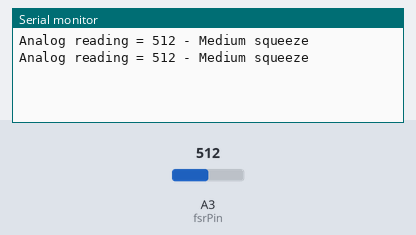
This sketch was run on a simulated Arduino Uno, built with avr-gcc and run on an emulated ATmega328P. Shown: the last lines printed to the serial monitor. The inputs (shaded band) are chosen by the test bench; at power-on: A3 (fsrPin) = 512.

Above: at 1.8 s.
1.9 s: A3 (fsrPin) set to 490
At 2.8 s:
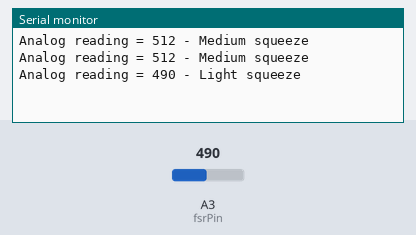
4.5 s: A3 (fsrPin) set to 190
At 5.4 s:
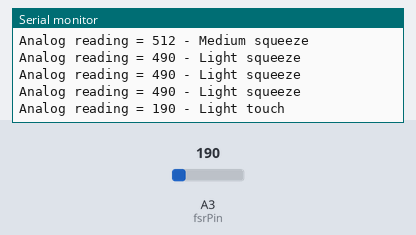
7.5 s: A3 (fsrPin) set to 0
At 8.8 s:
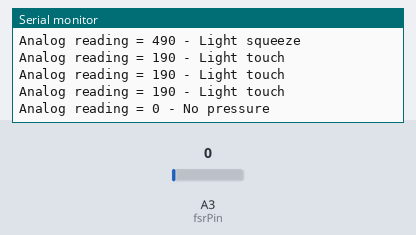
10.5 s: A3 (fsrPin) set to 810
At 11.8 s:
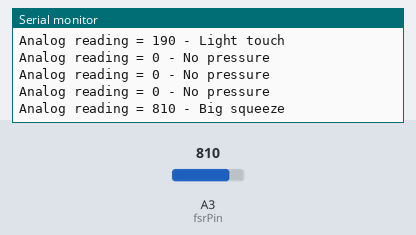

The sketch:

press.ino
```cpp
int fsrPin = 3;     // A0 接口
int fsrReading;
void setup(void) {
  Serial.begin(9600);
}
void loop(void) {
  fsrReading = analogRead(fsrPin);
  Serial.print("Analog reading = ");
  Serial.print(fsrReading);
  if (fsrReading < 10) {
    Serial.println(" - No pressure");
  } else if (fsrReading < 200) {
    Serial.println(" - Light touch");
  } else if (fsrReading < 500) {
    Serial.println(" - Light squeeze");
  } else if (fsrReading < 800) {
    Serial.println(" - Medium squeeze");
  } else {
    Serial.println(" - Big squeeze");
  }
  delay(1000);
}
```

Measured:
- after the input at 1.9 s, the serial monitor: prints a new line after 0.10 s (image 1)
- after the input at 4.5 s, the serial monitor: prints a new line after 0.50 s (image 2)
- after the input at 7.5 s, the serial monitor: prints a new line after 0.50 s (image 3)
- after the input at 10.5 s, the serial monitor: prints a new line after 0.51 s (image 4)
